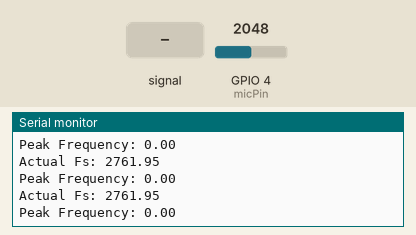
A sketch run on a simulated ESP32. Parts: the last lines printed to the serial monitor. The test bench sets the inputs (shaded band); at power-on: GPIO 4 (micPin) = 2048 (analog values on the 0–4095 scale).

Above: at 1.2 s.
1.3 s: GPIO 4 (micPin) fed a 200 Hz sine of ±327 counts around its level
At 1.55 s:
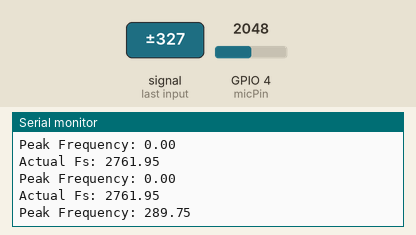
2.8 s: GPIO 4 (micPin) fed a 1000 Hz sine of ±1023 counts around its level
At 3.06 s:
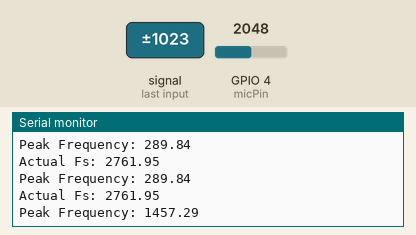
Timing chart, 0 to 5.8 s (numbered marks = the images above; inputs shaded):
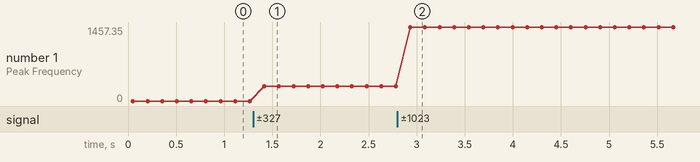

Measured:
- after the input at 1.3 s, the serial monitor: prints a new line after 0.12 s (image 1)
- after the input at 2.8 s, the serial monitor: prints a new line after 0.13 s (image 2)
- plotted number 1: 0 → 289.84 after the input at 1.3 s, 289.84 → 1457.34 after the input at 2.8 s

The sketch:

ESP32_arduino_sketches.ino
```cpp
#include <ESP32Servo.h>
#include <ESP32PWM.h>
#include <arduinoFFT.h>

#define SAMPLES 128             // Must be a power of 2
#define SAMPLING_FREQUENCY 4000 // Hz, adjust to your signal

int micPin = 4; // GPIO4

double vReal[SAMPLES];
double vImag[SAMPLES];

ArduinoFFT<double> FFT = ArduinoFFT<double>(vReal, vImag, SAMPLES, SAMPLING_FREQUENCY);

void setup() {
  Serial.begin(115200);
  analogReadResolution(12);           // 12-bit ADC (0–4095)
  analogSetAttenuation(ADC_11db);     // for 0–3.3V range
}

void loop() {
  // Sample
  unsigned long start = micros();
  for (int i = 0; i < SAMPLES; i++) {
    vReal[i] = analogRead(micPin);
    vImag[i] = 0;
    delayMicroseconds(1000000 / SAMPLING_FREQUENCY); // sampling delay
  }
  unsigned long end = micros();

  float samplingFreq = (float)SAMPLES * 1e6 / (end - start);
  Serial.print("Actual Fs: ");
  Serial.println(samplingFreq);

  // Run FFT
  FFT.windowing(FFT_WIN_TYP_HAMMING, FFT_FORWARD);
  FFT.compute(FFT_FORWARD);
  FFT.complexToMagnitude();

  // Find peak frequency
  double peak = FFT.majorPeak();
  Serial.print("Peak Frequency: ");
  Serial.println(peak);

  delay(100);
}
```
